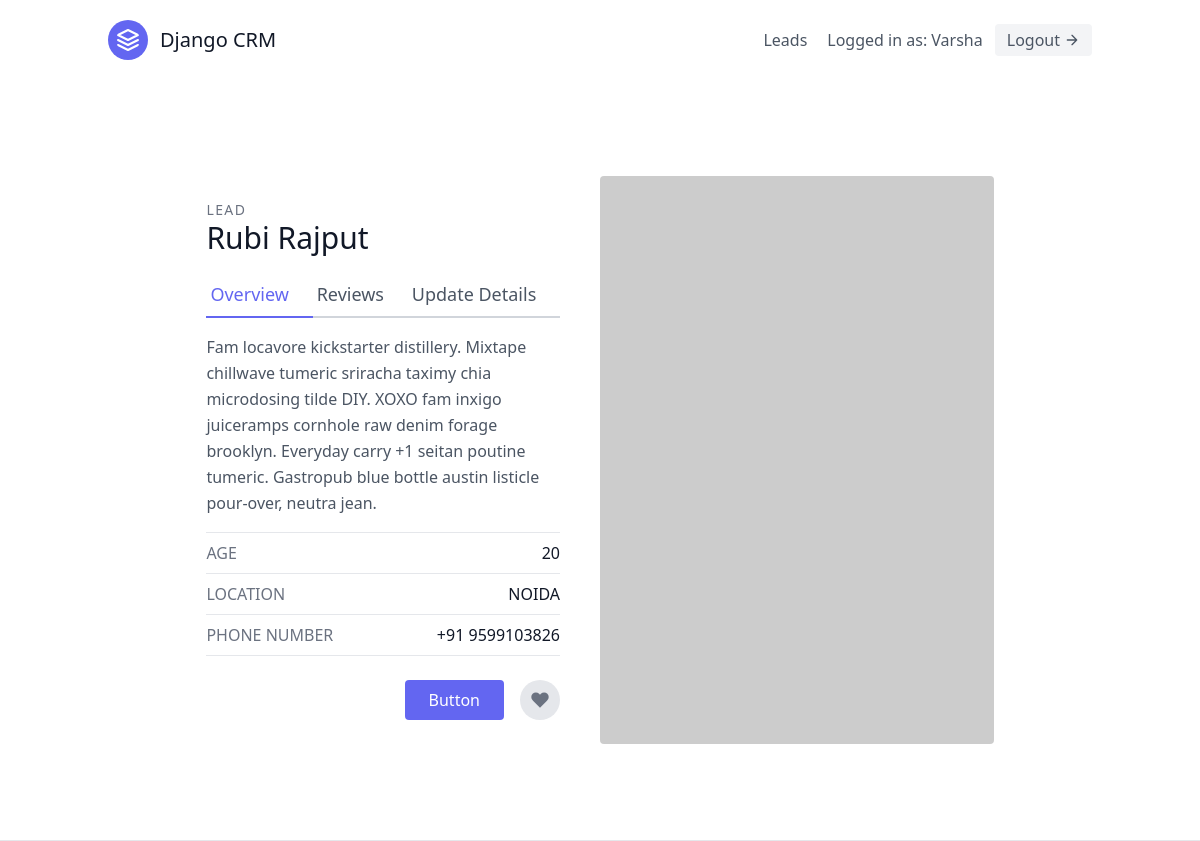
The page /1 (signed in) on the database its author committed.
### leads/models.py (models this page shows, shortened)
class User(AbstractUser):
    pass

class Lead(models.Model):
    first_name = models.CharField(max_length=30)
    last_name = models.CharField(max_length=30)
    age = models.IntegerField(default=0)
    agent = models.ForeignKey("Agent",on_delete=models.CASCADE)

### leads/views.py (the view)
# urls.py: path("<int:pk>",LeadDetailView.as_view(),name="detail"),
class LeadDetailView(generic.DetailView):
    template_name = "leads/lead_detail.html"
    queryset = Lead.objects.all()
    context_object_name = "lead"

### leads/templates/leads/lead_detail.html (shortened to what this page needs)
{% extends "base.html" %}
{% block content %}
<section class="text-gray-600 body-font overflow-hidden">
    <div class="container px-5 py-24 mx-auto">
      <div class="lg:w-4/5 mx-auto flex flex-wrap">
        <div class="lg:w-1/2 w-full lg:pr-10 lg:py-6 mb-6 lg:mb-0">
          <h2 class="text-sm title-font text-gray-500 tracking-widest">LEAD</h2>
          <h1 class="text-gray-900 text-3xl title-font font-medium mb-4">{{lead.first_name}} {{lead.last_name}}</h1>
          <div class="flex mb-4">
            <a href="{% url 'leads:detail' lead.pk %}" class="flex-grow text-indigo-500 border-b-2 border-indigo-500 py-2 text-lg px-1">
              Overview
            </a>
            <a class="flex-grow border-b-2 border-gray-300 py-2 text-lg px-1">
              Reviews
            </a>
            <a href="{% url 'leads:update' lead.pk %}"
            class="flex-grow border-b-2 border-gray-300 py-2 text-lg px-1">
              Update Details
            </a>
          </div>
          <p class="leading-relaxed mb-4">Fam locavore kickstarter distillery. Mixtape chillwave tumeric sriracha taximy
            chia microdosing tilde DIY. XOXO fam inxigo juiceramps cornhole raw denim forage brooklyn. Everyday carry +1
            seitan poutine tumeric. Gastropub blue bottle austin listicle pour-over, neutra jean.</p>
          <div class="flex border-t border-gray-200 py-2">
            <span class="text-gray-500">AGE</span>
            <span class="ml-auto text-gray-900">{{lead.age}}</span>
          </div>
          <div class="flex border-t border-gray-200 py-2">
            <span class="text-gray-500">LOCATION</span>
            <span class="ml-auto text-gray-900">NOIDA</span>
          </div>
          <div class="flex border-t border-b mb-6 border-gray-200 py-2">
            <span class="text-gray-500">PHONE NUMBER</span>
            <span class="ml-auto text-gray-900">+91 9599103826</span>
          </div>
          <div class="flex">
            <button
              class="flex ml-auto text-white bg-indigo-500 border-0 py-2 px-6 focus:outline-none hover:bg-indigo-600 rounded">Button</button>
            <button
              class="rounded-full w-10 h-10 bg-gray-200 p-0 border-0 inline-flex items-center justify-center text-gray-500 ml-4">
              <svg fill="currentColor" stroke-linecap="round" stroke-linejoin="round" stroke-width="2" class="w-5 h-5"
                viewBox="0 0 24 24">
                <path
                  d="M20.84 4.61a5.5 5.5 0 00-7.78 0L12 5.67l-1.06-1.06a5.5 5.5 0 00-7.78 7.78l1.06 1.06L12 21.23l7.78-7.78 1.06-1.06a5.5 5.5 0 000-7.78z">
                </path>
              </svg>
            </button>
          </div>
        </div>
        <img alt="ecommerce" class="lg:w-1/2 w-full lg:h-auto h-64 object-cover object-center rounded"
          src="https://dummyimage.com/400x400">
      </div>
    </div>
  </section>
{% endblock %}

### templates/navbar.html (shortened to what this page needs)
<header class="text-gray-600 body-font">
  <div class="container mx-auto flex flex-wrap p-5 flex-col md:flex-row items-center">
    <a class="flex title-font font-medium items-center text-gray-900 mb-4 md:mb-0">
      <svg xmlns="http://www.w3.org/2000/svg" fill="none" stroke="currentColor" stroke-linecap="round" stroke-linejoin="round" stroke-width="2" class="w-10 h-10 text-white p-2 bg-indigo-500 rounded-full" viewBox="0 0 24 24">
        <path d="M12 2L2 7l10 5 10-5-10-5zM2 17l10 5 10-5M2 12l10 5 10-5"></path>
      </svg>
      <span class="ml-3 text-xl">Django CRM</span>
    </a>
    <nav class="md:ml-auto flex flex-wrap items-center text-base justify-center">
      <a href="{% url 'leads:h' %}" class="mr-5 hover:text-gray-900">Leads</a>
    </nav>
    {% if request.user.is_authenticated %}
     Logged in as: {{request.user.username}}
    <a href="{% url 'logout' %}" class="ml-3 inline-flex items-center bg-gray-100 border-0 py-1 px-3 focus:outline-none hover:bg-gray-200 rounded text-base mt-4 md:mt-0">
      Logout
          <svg fill="none" stroke="currentColor" stroke-linecap="round" stroke-linejoin="round" stroke-width="2" class="w-4 h-4 ml-1" viewBox="0 0 24 24">
              <path d="M5 12h14M12 5l7 7-7 7"></path>
          </svg>
  </a>
    {% endif %}
  </div>
</header>

### rows shown on the page
User: user.username "Varsha"
Lead: first_name "Rubi", last_name "Rajput", age "20"
